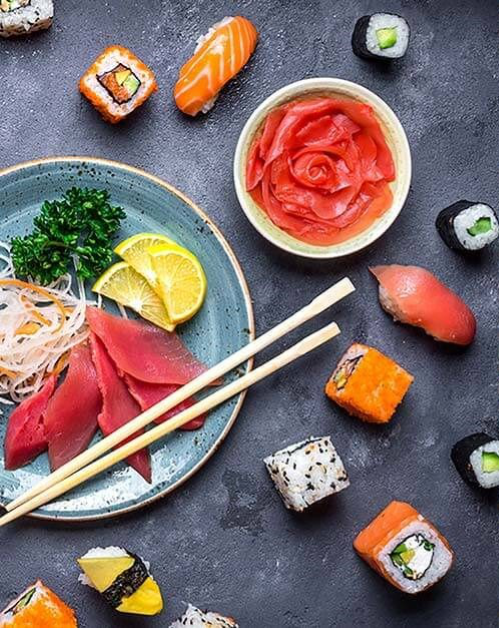
#> input picture img1.jpg, 499 x 628 px
$ python Difference_Image.py
#> lines starting #> are read from the running program, lines starting #| are printed output that depends on the picture
import numpy as np
import cv2
from matplotlib import pyplot as plt

# Load dua citra
img1 = cv2.imread('img1.jpg')
#> img1 is the input picture: shape (628, 499, 3); mean B, G, R 106.9, 108.2, 127.7
img2 = cv2.imread('img2.jpg')
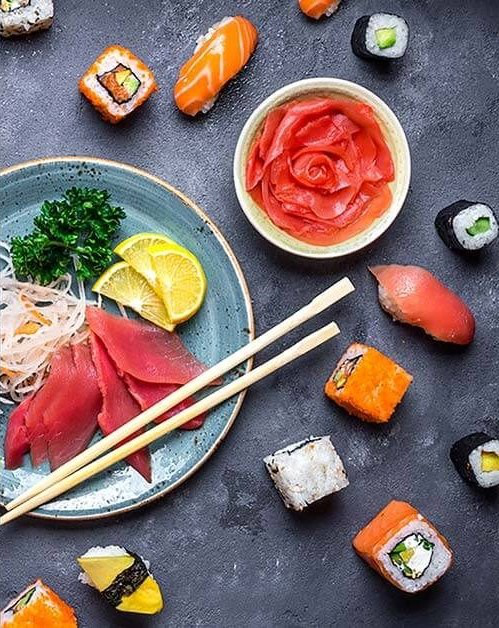
#> input picture img2.jpg, 499 x 628 px
#> img2 is the input picture: shape (628, 499, 3); mean B, G, R 106.8, 107.9, 127.7

# Konversi citra menjadi grayscale
grayImg1 = cv2.cvtColor(img1, cv2.COLOR_BGR2GRAY)
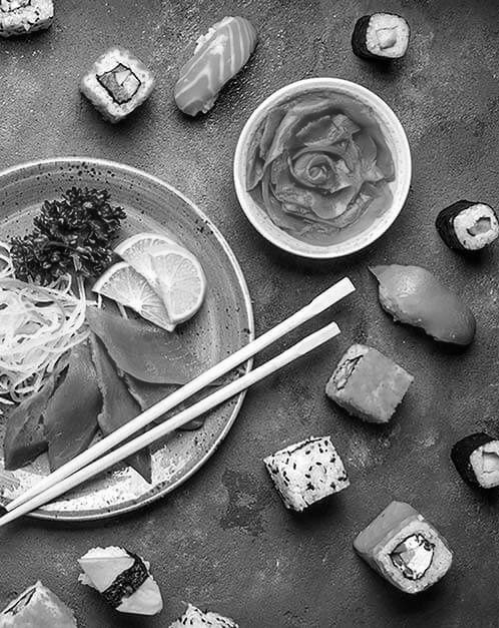
#> grayImg1: shape (628, 499); min 0, max 255, mean 113.9
grayImg2 = cv2.cvtColor(img2, cv2.COLOR_BGR2GRAY)
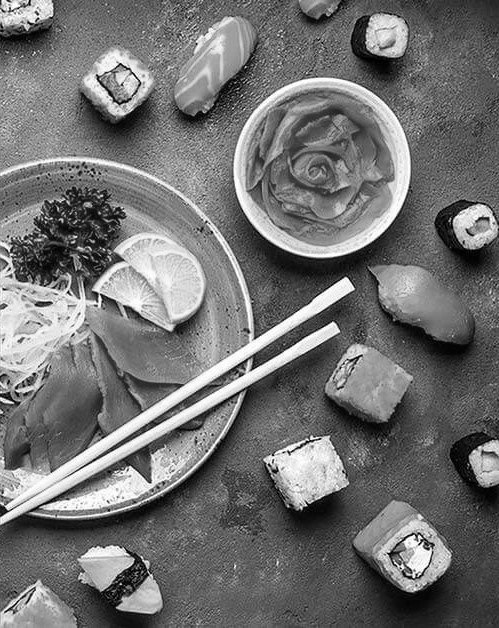
#> grayImg2: shape (628, 499); min 0, max 255, mean 113.7

# Menghitung difference image
diffImg = cv2.absdiff(grayImg1, grayImg2)
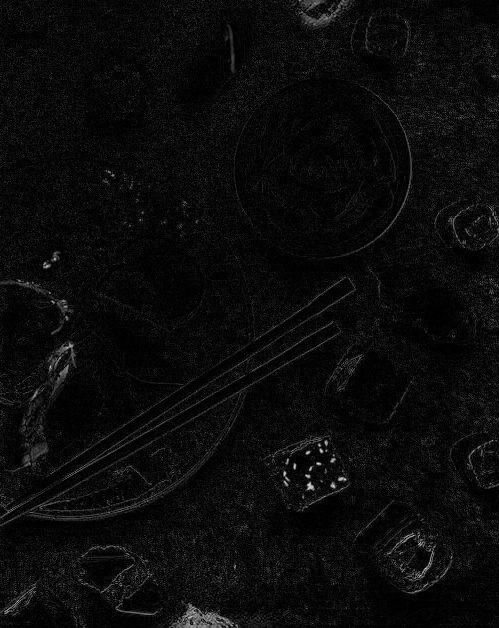
#> diffImg: shape (628, 499); min 0, max 220, mean 11.4

# Menampilkan citra dan difference image
plt.subplot(1, 3, 1)
plt.imshow(grayImg1, cmap='gray')
plt.title('Citra 1')
plt.subplot(1, 3, 2)
plt.imshow(grayImg2, cmap='gray')
plt.title('Citra 2')
plt.subplot(1, 3, 3)
plt.imshow(diffImg, cmap='gray')
plt.title('Difference Image')
plt.show()
